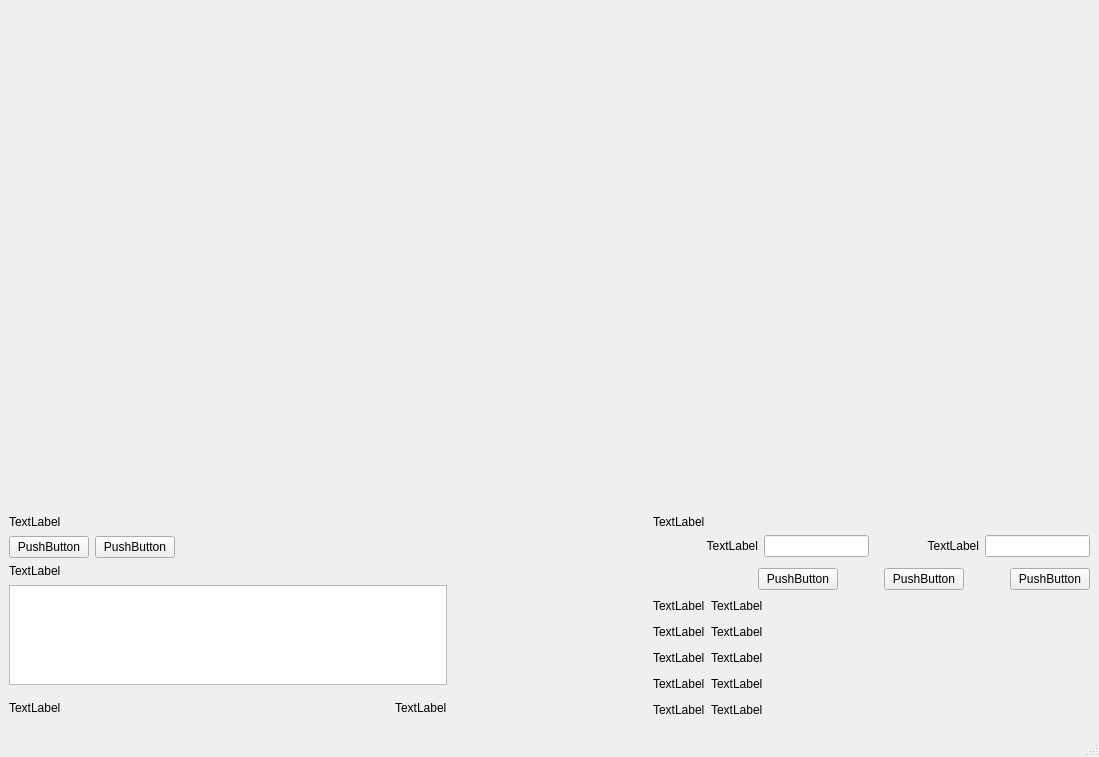
<?xml version="1.0" encoding="UTF-8"?>
<ui version="4.0">
 <class>MainWindow</class>
 <widget class="QMainWindow" name="MainWindow">
  <property name="geometry">
   <rect>
    <x>0</x>
    <y>0</y>
    <width>1099</width>
    <height>757</height>
   </rect>
  </property>
  <property name="windowTitle">
   <string>MainWindow</string>
  </property>
  <widget class="QWidget" name="centralwidget">
   <layout class="QVBoxLayout" name="verticalLayout_10">
    <item>
     <layout class="QVBoxLayout" name="verticalLayout_9">
      <item>
       <widget class="QWidget" name="widget" native="true">
        <property name="sizePolicy">
         <sizepolicy hsizetype="Preferred" vsizetype="Preferred">
          <horstretch>0</horstretch>
          <verstretch>0</verstretch>
         </sizepolicy>
        </property>
        <property name="minimumSize">
         <size>
          <width>0</width>
          <height>500</height>
         </size>
        </property>
       </widget>
      </item>
      <item>
       <layout class="QHBoxLayout" name="horizontalLayout_8">
        <item>
         <layout class="QVBoxLayout" name="verticalLayout_6">
          <item>
           <spacer name="verticalSpacer_8">
            <property name="orientation">
             <enum>Qt::Vertical</enum>
            </property>
            <property name="sizeHint" stdset="0">
             <size>
              <width>20</width>
              <height>10</height>
             </size>
            </property>
           </spacer>
          </item>
          <item>
           <widget class="QLabel" name="label">
            <property name="enabled">
             <bool>true</bool>
            </property>
            <property name="sizePolicy">
             <sizepolicy hsizetype="Preferred" vsizetype="Fixed">
              <horstretch>0</horstretch>
              <verstretch>0</verstretch>
             </sizepolicy>
            </property>
            <property name="cursor">
             <cursorShape>ArrowCursor</cursorShape>
            </property>
            <property name="layoutDirection">
             <enum>Qt::LeftToRight</enum>
            </property>
            <property name="text">
             <string>TextLabel</string>
            </property>
           </widget>
          </item>
          <item>
           <spacer name="verticalSpacer_7">
            <property name="orientation">
             <enum>Qt::Vertical</enum>
            </property>
            <property name="sizeHint" stdset="0">
             <size>
              <width>20</width>
              <height>10</height>
             </size>
            </property>
           </spacer>
          </item>
          <item>
           <layout class="QHBoxLayout" name="horizontalLayout_6">
            <property name="leftMargin">
             <number>0</number>
            </property>
            <property name="rightMargin">
             <number>100</number>
            </property>
            <item>
             <widget class="QPushButton" name="loadFileButton">
              <property name="enabled">
               <bool>true</bool>
              </property>
              <property name="sizePolicy">
               <sizepolicy hsizetype="Fixed" vsizetype="Fixed">
                <horstretch>0</horstretch>
                <verstretch>0</verstretch>
               </sizepolicy>
              </property>
              <property name="text">
               <string>PushButton</string>
              </property>
             </widget>
            </item>
            <item>
             <widget class="QPushButton" name="ShowTraceButton">
              <property name="sizePolicy">
               <sizepolicy hsizetype="Fixed" vsizetype="Fixed">
                <horstretch>0</horstretch>
                <verstretch>0</verstretch>
               </sizepolicy>
              </property>
              <property name="text">
               <string>PushButton</string>
              </property>
             </widget>
            </item>
            <item>
             <spacer name="horizontalSpacer_2">
              <property name="orientation">
               <enum>Qt::Horizontal</enum>
              </property>
              <property name="sizeHint" stdset="0">
               <size>
                <width>40</width>
                <height>20</height>
               </size>
              </property>
             </spacer>
            </item>
           </layout>
          </item>
          <item>
           <spacer name="verticalSpacer_3">
            <property name="orientation">
             <enum>Qt::Vertical</enum>
            </property>
            <property name="sizeHint" stdset="0">
             <size>
              <width>20</width>
              <height>10</height>
             </size>
            </property>
           </spacer>
          </item>
          <item>
           <widget class="QLabel" name="label_2">
            <property name="sizePolicy">
             <sizepolicy hsizetype="Preferred" vsizetype="Fixed">
              <horstretch>0</horstretch>
              <verstretch>0</verstretch>
             </sizepolicy>
            </property>
            <property name="text">
             <string>TextLabel</string>
            </property>
           </widget>
          </item>
          <item>
           <spacer name="verticalSpacer_2">
            <property name="orientation">
             <enum>Qt::Vertical</enum>
            </property>
            <property name="sizeType">
             <enum>QSizePolicy::Maximum</enum>
            </property>
            <property name="sizeHint" stdset="0">
             <size>
              <width>20</width>
              <height>10</height>
             </size>
            </property>
           </spacer>
          </item>
          <item>
           <widget class="QListWidget" name="listWidget">
            <property name="sizePolicy">
             <sizepolicy hsizetype="Expanding" vsizetype="Fixed">
              <horstretch>0</horstretch>
              <verstretch>0</verstretch>
             </sizepolicy>
            </property>
            <property name="maximumSize">
             <size>
              <width>16777215</width>
              <height>100</height>
             </size>
            </property>
           </widget>
          </item>
          <item>
           <spacer name="verticalSpacer_6">
            <property name="orientation">
             <enum>Qt::Vertical</enum>
            </property>
            <property name="sizeHint" stdset="0">
             <size>
              <width>20</width>
              <height>20</height>
             </size>
            </property>
           </spacer>
          </item>
          <item>
           <layout class="QVBoxLayout" name="verticalLayout_8">
            <item>
             <layout class="QHBoxLayout" name="horizontalLayout_7">
              <item>
               <widget class="QLabel" name="label_3">
                <property name="sizePolicy">
                 <sizepolicy hsizetype="Preferred" vsizetype="Fixed">
                  <horstretch>0</horstretch>
                  <verstretch>0</verstretch>
                 </sizepolicy>
                </property>
                <property name="layoutDirection">
                 <enum>Qt::LeftToRight</enum>
                </property>
                <property name="text">
                 <string>TextLabel</string>
                </property>
                <property name="alignment">
                 <set>Qt::AlignLeading|Qt::AlignLeft|Qt::AlignTop</set>
                </property>
               </widget>
              </item>
              <item>
               <widget class="QLabel" name="label_11">
                <property name="sizePolicy">
                 <sizepolicy hsizetype="Fixed" vsizetype="Fixed">
                  <horstretch>0</horstretch>
                  <verstretch>0</verstretch>
                 </sizepolicy>
                </property>
                <property name="text">
                 <string>TextLabel</string>
                </property>
                <property name="alignment">
                 <set>Qt::AlignLeading|Qt::AlignLeft|Qt::AlignTop</set>
                </property>
               </widget>
              </item>
             </layout>
            </item>
            <item>
             <spacer name="verticalSpacer">
              <property name="orientation">
               <enum>Qt::Vertical</enum>
              </property>
              <property name="sizeType">
               <enum>QSizePolicy::Maximum</enum>
              </property>
              <property name="sizeHint" stdset="0">
               <size>
                <width>20</width>
                <height>20</height>
               </size>
              </property>
             </spacer>
            </item>
           </layout>
          </item>
         </layout>
        </item>
        <item>
         <layout class="QHBoxLayout" name="horizontalLayout_4"/>
        </item>
        <item>
         <spacer name="horizontalSpacer">
          <property name="orientation">
           <enum>Qt::Horizontal</enum>
          </property>
          <property name="sizeType">
           <enum>QSizePolicy::Maximum</enum>
          </property>
          <property name="sizeHint" stdset="0">
           <size>
            <width>200</width>
            <height>20</height>
           </size>
          </property>
         </spacer>
        </item>
        <item>
         <layout class="QVBoxLayout" name="verticalLayout_2">
          <item>
           <widget class="QLabel" name="label_4">
            <property name="sizePolicy">
             <sizepolicy hsizetype="Fixed" vsizetype="Fixed">
              <horstretch>0</horstretch>
              <verstretch>0</verstretch>
             </sizepolicy>
            </property>
            <property name="text">
             <string>TextLabel</string>
            </property>
           </widget>
          </item>
          <item>
           <layout class="QVBoxLayout" name="verticalLayout">
            <item>
             <layout class="QVBoxLayout" name="verticalLayout_3">
              <item>
               <layout class="QVBoxLayout" name="verticalLayout_5">
                <item>
                 <layout class="QHBoxLayout" name="horizontalLayout_5">
                  <item>
                   <widget class="QLabel" name="label_5">
                    <property name="sizePolicy">
                     <sizepolicy hsizetype="Preferred" vsizetype="Fixed">
                      <horstretch>0</horstretch>
                      <verstretch>0</verstretch>
                     </sizepolicy>
                    </property>
                    <property name="text">
                     <string>TextLabel</string>
                    </property>
                    <property name="alignment">
                     <set>Qt::AlignRight|Qt::AlignTrailing|Qt::AlignVCenter</set>
                    </property>
                   </widget>
                  </item>
                  <item>
                   <widget class="QLineEdit" name="lineEdit_2">
                    <property name="sizePolicy">
                     <sizepolicy hsizetype="Ignored" vsizetype="Fixed">
                      <horstretch>0</horstretch>
                      <verstretch>0</verstretch>
                     </sizepolicy>
                    </property>
                   </widget>
                  </item>
                  <item>
                   <widget class="QLabel" name="label_6">
                    <property name="enabled">
                     <bool>true</bool>
                    </property>
                    <property name="sizePolicy">
                     <sizepolicy hsizetype="Preferred" vsizetype="Fixed">
                      <horstretch>0</horstretch>
                      <verstretch>0</verstretch>
                     </sizepolicy>
                    </property>
                    <property name="maximumSize">
                     <size>
                      <width>16777215</width>
                      <height>16777215</height>
                     </size>
                    </property>
                    <property name="layoutDirection">
                     <enum>Qt::LeftToRight</enum>
                    </property>
                    <property name="text">
                     <string>TextLabel</string>
                    </property>
                    <property name="alignment">
                     <set>Qt::AlignRight|Qt::AlignTrailing|Qt::AlignVCenter</set>
                    </property>
                   </widget>
                  </item>
                  <item>
                   <widget class="QLineEdit" name="lineEdit">
                    <property name="sizePolicy">
                     <sizepolicy hsizetype="Ignored" vsizetype="Fixed">
                      <horstretch>0</horstretch>
                      <verstretch>0</verstretch>
                     </sizepolicy>
                    </property>
                   </widget>
                  </item>
                 </layout>
                </item>
               </layout>
              </item>
              <item>
               <spacer name="verticalSpacer_4">
                <property name="orientation">
                 <enum>Qt::Vertical</enum>
                </property>
                <property name="sizeType">
                 <enum>QSizePolicy::Maximum</enum>
                </property>
                <property name="sizeHint" stdset="0">
                 <size>
                  <width>20</width>
                  <height>20</height>
                 </size>
                </property>
               </spacer>
              </item>
              <item>
               <layout class="QHBoxLayout" name="horizontalLayout_3">
                <property name="spacing">
                 <number>6</number>
                </property>
                <property name="sizeConstraint">
                 <enum>QLayout::SetMinimumSize</enum>
                </property>
                <property name="leftMargin">
                 <number>0</number>
                </property>
                <property name="rightMargin">
                 <number>0</number>
                </property>
                <item>
                 <spacer name="horizontalSpacer_3">
                  <property name="orientation">
                   <enum>Qt::Horizontal</enum>
                  </property>
                  <property name="sizeHint" stdset="0">
                   <size>
                    <width>40</width>
                    <height>20</height>
                   </size>
                  </property>
                 </spacer>
                </item>
                <item>
                 <widget class="QPushButton" name="predictButton">
                  <property name="sizePolicy">
                   <sizepolicy hsizetype="Fixed" vsizetype="Fixed">
                    <horstretch>0</horstretch>
                    <verstretch>0</verstretch>
                   </sizepolicy>
                  </property>
                  <property name="layoutDirection">
                   <enum>Qt::LeftToRight</enum>
                  </property>
                  <property name="text">
                   <string>PushButton</string>
                  </property>
                 </widget>
                </item>
                <item>
                 <spacer name="horizontalSpacer_4">
                  <property name="orientation">
                   <enum>Qt::Horizontal</enum>
                  </property>
                  <property name="sizeType">
                   <enum>QSizePolicy::Fixed</enum>
                  </property>
                  <property name="sizeHint" stdset="0">
                   <size>
                    <width>40</width>
                    <height>20</height>
                   </size>
                  </property>
                 </spacer>
                </item>
                <item alignment="Qt::AlignRight">
                 <widget class="QPushButton" name="saveButton">
                  <property name="sizePolicy">
                   <sizepolicy hsizetype="Fixed" vsizetype="Fixed">
                    <horstretch>0</horstretch>
                    <verstretch>0</verstretch>
                   </sizepolicy>
                  </property>
                  <property name="text">
                   <string>PushButton</string>
                  </property>
                 </widget>
                </item>
                <item>
                 <spacer name="horizontalSpacer_10">
                  <property name="orientation">
                   <enum>Qt::Horizontal</enum>
                  </property>
                  <property name="sizeType">
                   <enum>QSizePolicy::Fixed</enum>
                  </property>
                  <property name="sizeHint" stdset="0">
                   <size>
                    <width>40</width>
                    <height>20</height>
                   </size>
                  </property>
                 </spacer>
                </item>
                <item>
                 <widget class="QPushButton" name="saveMetricsButton">
                  <property name="text">
                   <string>PushButton</string>
                  </property>
                 </widget>
                </item>
               </layout>
              </item>
             </layout>
            </item>
            <item>
             <layout class="QHBoxLayout" name="horizontalLayout">
              <item>
               <widget class="QLabel" name="mad_label">
                <property name="sizePolicy">
                 <sizepolicy hsizetype="Preferred" vsizetype="Fixed">
                  <horstretch>0</horstretch>
                  <verstretch>0</verstretch>
                 </sizepolicy>
                </property>
                <property name="text">
                 <string>TextLabel</string>
                </property>
               </widget>
              </item>
              <item>
               <widget class="QLabel" name="mad_value">
                <property name="sizePolicy">
                 <sizepolicy hsizetype="Fixed" vsizetype="Fixed">
                  <horstretch>0</horstretch>
                  <verstretch>10</verstretch>
                 </sizepolicy>
                </property>
                <property name="text">
                 <string>TextLabel</string>
                </property>
               </widget>
              </item>
              <item>
               <spacer name="horizontalSpacer_5">
                <property name="orientation">
                 <enum>Qt::Horizontal</enum>
                </property>
                <property name="sizeType">
                 <enum>QSizePolicy::MinimumExpanding</enum>
                </property>
                <property name="sizeHint" stdset="0">
                 <size>
                  <width>40</width>
                  <height>20</height>
                 </size>
                </property>
               </spacer>
              </item>
             </layout>
            </item>
            <item>
             <layout class="QHBoxLayout" name="horizontalLayout_2">
              <item>
               <widget class="QLabel" name="mse_label">
                <property name="sizePolicy">
                 <sizepolicy hsizetype="Preferred" vsizetype="Fixed">
                  <horstretch>0</horstretch>
                  <verstretch>0</verstretch>
                 </sizepolicy>
                </property>
                <property name="text">
                 <string>TextLabel</string>
                </property>
               </widget>
              </item>
              <item>
               <widget class="QLabel" name="mse_value">
                <property name="sizePolicy">
                 <sizepolicy hsizetype="Fixed" vsizetype="Fixed">
                  <horstretch>0</horstretch>
                  <verstretch>10</verstretch>
                 </sizepolicy>
                </property>
                <property name="minimumSize">
                 <size>
                  <width>0</width>
                  <height>0</height>
                 </size>
                </property>
                <property name="text">
                 <string>TextLabel</string>
                </property>
               </widget>
              </item>
              <item>
               <spacer name="horizontalSpacer_6">
                <property name="orientation">
                 <enum>Qt::Horizontal</enum>
                </property>
                <property name="sizeHint" stdset="0">
                 <size>
                  <width>40</width>
                  <height>20</height>
                 </size>
                </property>
               </spacer>
              </item>
             </layout>
            </item>
            <item>
             <layout class="QHBoxLayout" name="horizontalLayout_9">
              <item>
               <widget class="QLabel" name="mape_label">
                <property name="text">
                 <string>TextLabel</string>
                </property>
               </widget>
              </item>
              <item>
               <widget class="QLabel" name="mape_value">
                <property name="text">
                 <string>TextLabel</string>
                </property>
               </widget>
              </item>
              <item>
               <spacer name="horizontalSpacer_7">
                <property name="orientation">
                 <enum>Qt::Horizontal</enum>
                </property>
                <property name="sizeHint" stdset="0">
                 <size>
                  <width>40</width>
                  <height>20</height>
                 </size>
                </property>
               </spacer>
              </item>
             </layout>
            </item>
            <item>
             <layout class="QHBoxLayout" name="horizontalLayout_10">
              <item>
               <widget class="QLabel" name="mpe_label">
                <property name="text">
                 <string>TextLabel</string>
                </property>
               </widget>
              </item>
              <item>
               <widget class="QLabel" name="mpe_value">
                <property name="text">
                 <string>TextLabel</string>
                </property>
               </widget>
              </item>
              <item>
               <spacer name="horizontalSpacer_8">
                <property name="orientation">
                 <enum>Qt::Horizontal</enum>
                </property>
                <property name="sizeHint" stdset="0">
                 <size>
                  <width>40</width>
                  <height>20</height>
                 </size>
                </property>
               </spacer>
              </item>
             </layout>
            </item>
            <item>
             <layout class="QHBoxLayout" name="horizontalLayout_11">
              <item>
               <widget class="QLabel" name="df_label">
                <property name="text">
                 <string>TextLabel</string>
                </property>
               </widget>
              </item>
              <item>
               <widget class="QLabel" name="df_value">
                <property name="text">
                 <string>TextLabel</string>
                </property>
               </widget>
              </item>
              <item>
               <spacer name="horizontalSpacer_9">
                <property name="orientation">
                 <enum>Qt::Horizontal</enum>
                </property>
                <property name="sizeHint" stdset="0">
                 <size>
                  <width>40</width>
                  <height>20</height>
                 </size>
                </property>
               </spacer>
              </item>
             </layout>
            </item>
           </layout>
          </item>
          <item>
           <spacer name="verticalSpacer_5">
            <property name="orientation">
             <enum>Qt::Vertical</enum>
            </property>
            <property name="sizeType">
             <enum>QSizePolicy::Maximum</enum>
            </property>
            <property name="sizeHint" stdset="0">
             <size>
              <width>20</width>
              <height>20</height>
             </size>
            </property>
           </spacer>
          </item>
         </layout>
        </item>
       </layout>
      </item>
     </layout>
    </item>
   </layout>
  </widget>
  <widget class="QMenuBar" name="menubar">
   <property name="geometry">
    <rect>
     <x>0</x>
     <y>0</y>
     <width>1099</width>
     <height>21</height>
    </rect>
   </property>
  </widget>
  <widget class="QStatusBar" name="statusbar"/>
 </widget>
 <resources/>
 <connections/>
</ui>
